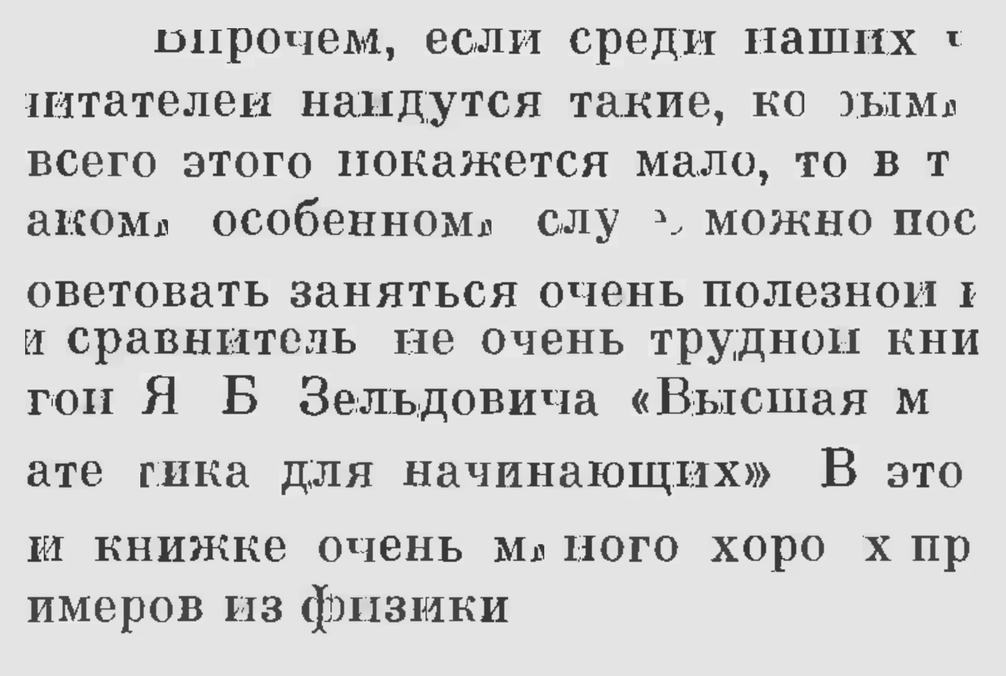
#> input picture testimages/output_reflowed.png, 1006 x 676 px, shrunk from 2000 x 1344 before the run, found by its file name
$ python analyze_line_spacing.py
#> lines starting #> are read from the running program, lines starting #| are printed output that depends on the picture; after the words box and inside, x2 and y2 are one past the last pixel; in counts of white or black regions, pixels touching at a corner belong together
#!/usr/bin/env python3
"""
Analyze line spacing in reflowed output
"""

import sys
from pathlib import Path
sys.path.insert(0, str(Path(__file__).parent / 'src'))

import cv2
import numpy as np
import matplotlib.pyplot as plt

def analyze_line_spacing(image_path='output_reflowed.png'):
    """Analyze vertical line spacing in reflowed output"""
#> called with image_path = 'output_reflowed.png'

    print(f"Analyzing line spacing in: {image_path}")
    print("=" * 70)

    img = cv2.imread(image_path)
#> img is the input picture: shape (676, 1006, 3); min 26, max 251, mean 209.1
    if img is None:
        print(f"Error: Could not load {image_path}")
        print("Run reflow first: pixi run python src/ocr_reflow/main.py images/sedg_p598.png --layout")
        return

    h, w = img.shape[:2]
#> h = 676; w = 1006
    print(f"Image size: {w}x{h}")
#| Image size: 1006x676

    # Convert to grayscale
    gray = cv2.cvtColor(img, cv2.COLOR_BGR2GRAY)

    # Find text rows by projecting horizontally
    # (sum of dark pixels in each row)
    projection = np.sum(255 - gray, axis=1)
#> projection = 676 values, max 110121 at index 283, min 25290 at index 308, mean 46140.1

    # Smooth projection with simple moving average
    window = 5
    smoothed = np.convolve(projection, np.ones(window)/window, mode='same')
#> smoothed = 676 values, max 91733 at index 284, min 16297.2 at index 0, mean 46091.9

    # Find peaks (text lines) manually
    threshold = np.mean(smoothed) + 0.5 * np.std(smoothed)
#> threshold = 57181.8

    # Find local maxima above threshold
    peaks = []
    for i in range(10, len(smoothed) - 10):
        if smoothed[i] > threshold:
            # Check if local maximum
            is_peak = True
            for j in range(max(0, i-10), min(len(smoothed), i+10)):
                if j != i and smoothed[j] > smoothed[i]:
                    is_peak = False
                    break
            if is_peak and (len(peaks) == 0 or i - peaks[-1] > 10):
                peaks.append(i)
#> after the loop, peaks = [32, 50, 94, 113, 154, 173, 232, 284, 303, 332, 351, 392, 411, 464, 484, 539, 558, 599, 618]

    peaks = np.array(peaks)
#> peaks = 19 values from 32 to 618

    print(f"Detected {len(peaks)} potential text lines")
#| Detected 19 potential text lines

    # Calculate line spacings
    line_spacings = []
    line_heights = []

    for i in range(len(peaks) - 1):
        spacing = peaks[i+1] - peaks[i]
        line_spacings.append(spacing)

        # Estimate line height (width of peak)
        y = peaks[i]
        # Find where projection drops significantly
        start = y
        while start > 0 and smoothed[start] > threshold * 0.5:
            start -= 1
        end = y
        while end < len(smoothed) - 1 and smoothed[end] > threshold * 0.5:
            end += 1
        line_heights.append(end - start)
#> this loop made 18 passes
#> (spacing, y) on passes 1 to 12: (18, 32), (44, 50), (19, 94), (41, 113), (19, 154), (59, 173), (52, 232), (19, 284), (29, 303), (19, 332), (41, 351), (19, 392)
#> after the loop, line_heights = [39, 39, 38, 38, 31, 31, 43, 31, 31, 41, 41, 45, 45, 47, 47, 41, 41, 41]; line_spacings = [18, 44, 19, 41, 19, 59, 52, 19, 29, 19, 41, 19, 53, 20, 55, 19, 41, 19]

    if len(line_spacings) > 0:
        print(f"\nLine spacing statistics:")
        print(f"  Min spacing:    {min(line_spacings)} pixels")
#|   Min spacing:    18 pixels
        print(f"  Max spacing:    {max(line_spacings)} pixels")
#|   Max spacing:    59 pixels
        print(f"  Mean spacing:   {np.mean(line_spacings):.1f} pixels")
#|   Mean spacing:   32.6 pixels
        print(f"  Median spacing: {np.median(line_spacings):.1f} pixels")
#|   Median spacing: 24.5 pixels
        print(f"  Std deviation:  {np.std(line_spacings):.1f} pixels")
#|   Std deviation:  14.9 pixels

        print(f"\nLine height statistics:")
        print(f"  Min height:     {min(line_heights)} pixels")
#|   Min height:     31 pixels
        print(f"  Max height:     {max(line_heights)} pixels")
#|   Max height:     47 pixels
        print(f"  Mean height:    {np.mean(line_heights):.1f} pixels")
#|   Mean height:    39.4 pixels
        print(f"  Median height:  {np.median(line_heights):.1f} pixels")
#|   Median height:  41.0 pixels

        # Check for problematic variations
        spacing_variation = np.std(line_spacings) / np.mean(line_spacings)
#> spacing_variation = 0.459
        print(f"\nSpacing variation coefficient: {spacing_variation:.2%}")
#| Spacing variation coefficient: 45.86%

        if spacing_variation > 0.15:
            print("⚠️  HIGH VARIATION - Line spacing is inconsistent!")
        elif spacing_variation > 0.10:
            print("⚠️  MODERATE VARIATION - Some inconsistency in line spacing")
        else:
            print("✓ Low variation - Line spacing is reasonably consistent")

    # Visualize
    fig, axes = plt.subplots(2, 2, figsize=(16, 10))

    # Original image
    axes[0, 0].imshow(cv2.cvtColor(img, cv2.COLOR_BGR2RGB))
    axes[0, 0].set_title('Reflowed Output')
    axes[0, 0].axis('off')

    # Projection profile
    axes[0, 1].plot(smoothed)
    axes[0, 1].axhline(y=threshold, color='r', linestyle='--', label='Threshold')
    axes[0, 1].plot(peaks, smoothed[peaks], 'rx', markersize=10, label='Detected lines')
    axes[0, 1].set_xlabel('Y position (pixels)')
    axes[0, 1].set_ylabel('Text density')
    axes[0, 1].set_title(f'Horizontal Projection ({len(peaks)} lines detected)')
    axes[0, 1].legend()
    axes[0, 1].grid(True, alpha=0.3)

    # Lines marked on image
    vis_lines = img.copy()
    for i, peak in enumerate(peaks):
        cv2.line(vis_lines, (0, peak), (w, peak), (0, 255, 0), 2)
        cv2.putText(vis_lines, f"L{i}", (10, peak-10),
                   cv2.FONT_HERSHEY_SIMPLEX, 0.6, (0, 255, 0), 2)
#> this loop made 19 passes
#> peak on passes 1 to 12: 32, 50, 94, 113, 154, 173, 232, 284, 303, 332, 351, 392
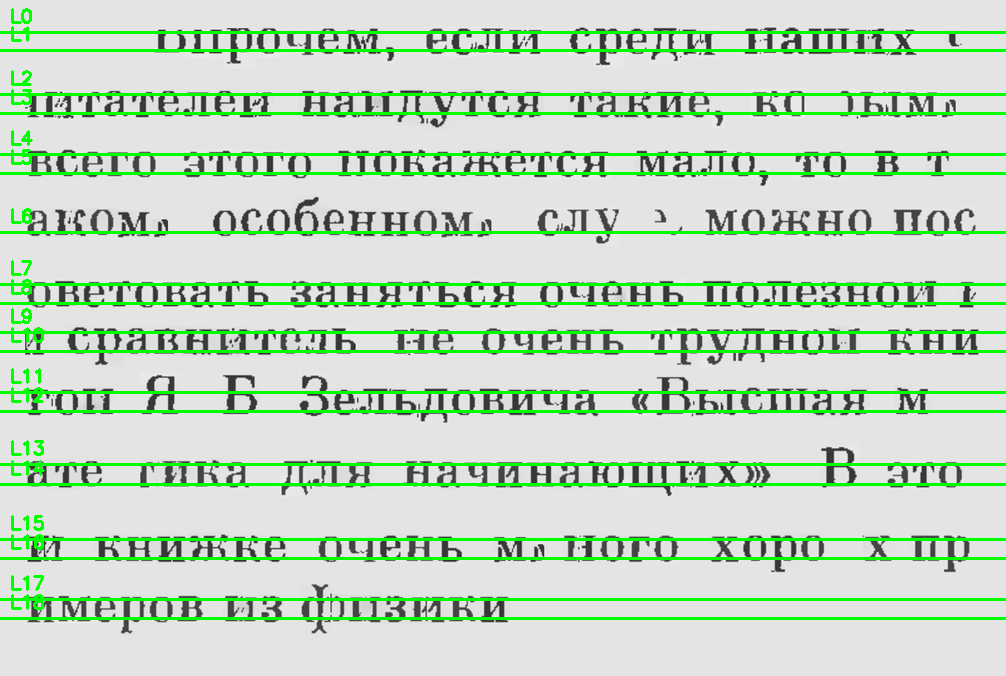
#> vis_lines: shape (676, 1006, 3); 8.91% of pixels changed, all inside (x1, y1, x2, y2) = (0, 8, 1006, 620)

    axes[1, 0].imshow(cv2.cvtColor(vis_lines, cv2.COLOR_BGR2RGB))
    axes[1, 0].set_title('Detected Line Centers')
    axes[1, 0].axis('off')

    # Line spacing distribution
    if len(line_spacings) > 0:
        axes[1, 1].hist(line_spacings, bins=20, edgecolor='black', alpha=0.7)
        axes[1, 1].axvline(x=np.mean(line_spacings), color='r', linestyle='--',
                          linewidth=2, label=f'Mean: {np.mean(line_spacings):.1f}')
        axes[1, 1].axvline(x=np.median(line_spacings), color='g', linestyle='--',
                          linewidth=2, label=f'Median: {np.median(line_spacings):.1f}')
        axes[1, 1].set_xlabel('Line spacing (pixels)')
        axes[1, 1].set_ylabel('Frequency')
        axes[1, 1].set_title(f'Line Spacing Distribution (std={np.std(line_spacings):.1f})')
        axes[1, 1].legend()
        axes[1, 1].grid(True, alpha=0.3)

        # Add text with spacing details
        spacing_text = "Line spacings:\n"
        for i, spacing in enumerate(line_spacings[:min(10, len(line_spacings))]):
            spacing_text += f"L{i}→L{i+1}: {spacing}px\n"
#> this loop made 10 passes
#> spacing on passes 1 to 10: 18, 44, 19, 41, 19, 59, 52, 19, 29, 19
        if len(line_spacings) > 10:
            spacing_text += f"... and {len(line_spacings)-10} more"

        axes[1, 1].text(0.98, 0.98, spacing_text,
                       transform=axes[1, 1].transAxes,
                       verticalalignment='top', horizontalalignment='right',
                       bbox=dict(boxstyle='round', facecolor='wheat', alpha=0.5),
                       fontsize=8, family='monospace')
    else:
        axes[1, 1].text(0.5, 0.5, 'Not enough lines detected',
                       ha='center', va='center')
        axes[1, 1].axis('off')

    plt.tight_layout()
    output_path = '../notebooks/line_spacing_analysis.png'
    plt.savefig(output_path, dpi=150, bbox_inches='tight')
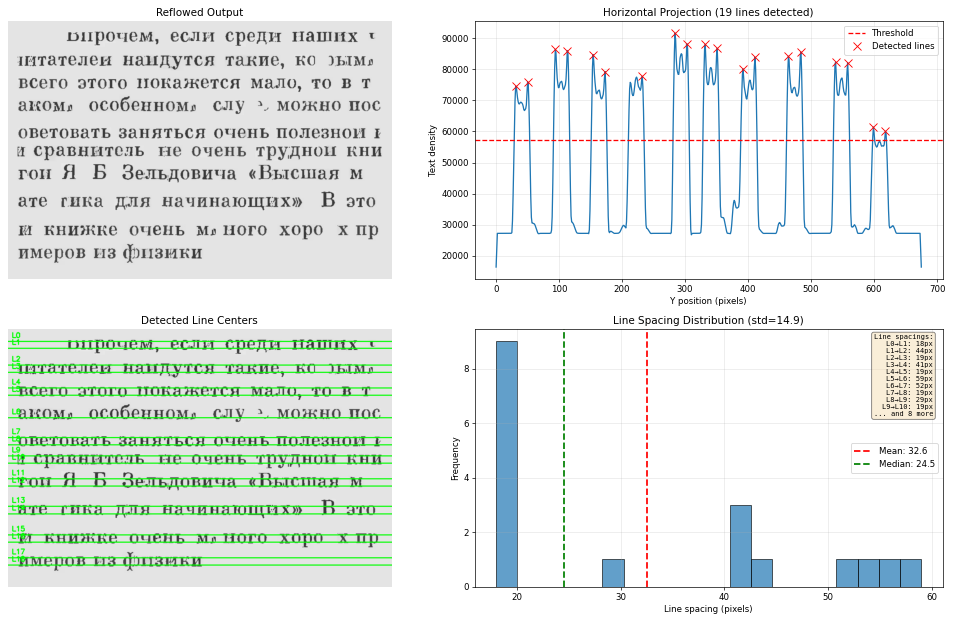
#> figure drawn by matplotlib, 4 panels; panel 2: curve peaks at x = 284, y = 91733; panel 2: curve peaks at x = 284, y = 91733; panel 4: tallest bar 9 high, from x = 18 to 20.05
    print(f"\n✓ Saved analysis to {output_path}")
    plt.close()

if __name__ == '__main__':
    image_path = sys.argv[1] if len(sys.argv) > 1 else 'output_reflowed.png'
    analyze_line_spacing(image_path)
